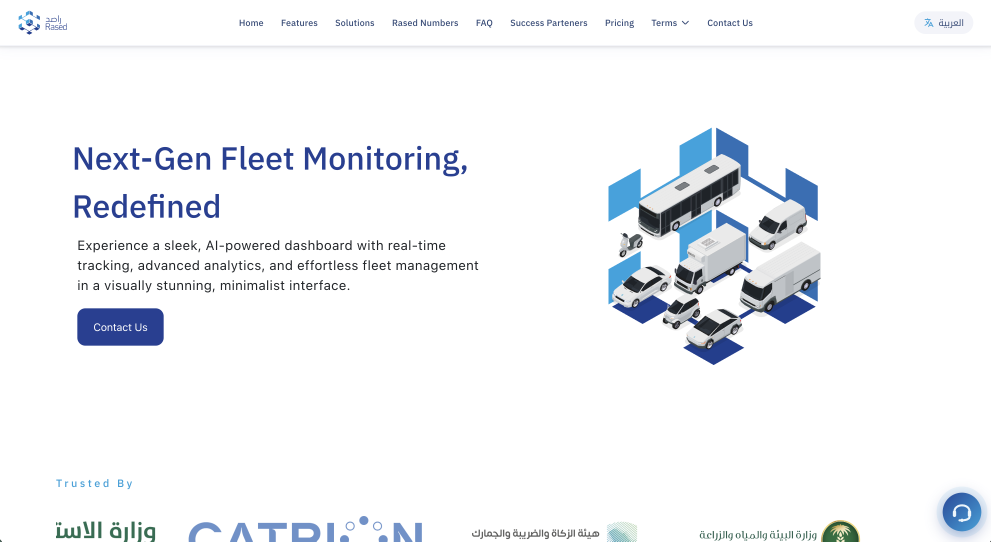
#> input picture _reference/rased-home-hero.png, 2972 x 1624 px, found by its file name (shown at 1/3 size)
$ python crop_assets.py
#> lines starting #> are read from the running program, lines starting #| are printed output that depends on the picture
"""Crop the hero illustration from the rased.sa hero screenshot (rased.sa HTML is an Angular SPA with no image URLs)."""
import sys
from PIL import Image
im = Image.open('_reference/rased-home-hero.png').convert('RGB')
#> im is the input picture: PIL image 2972x1624 RGB; mean R, G, B 242.4, 244.3, 247
s = im.size[0] / 2000
#> s = 1.49
im.crop((int(1215*s), int(250*s), int(1670*s), int(745*s))).save('assets/img/hero-fleet.png')
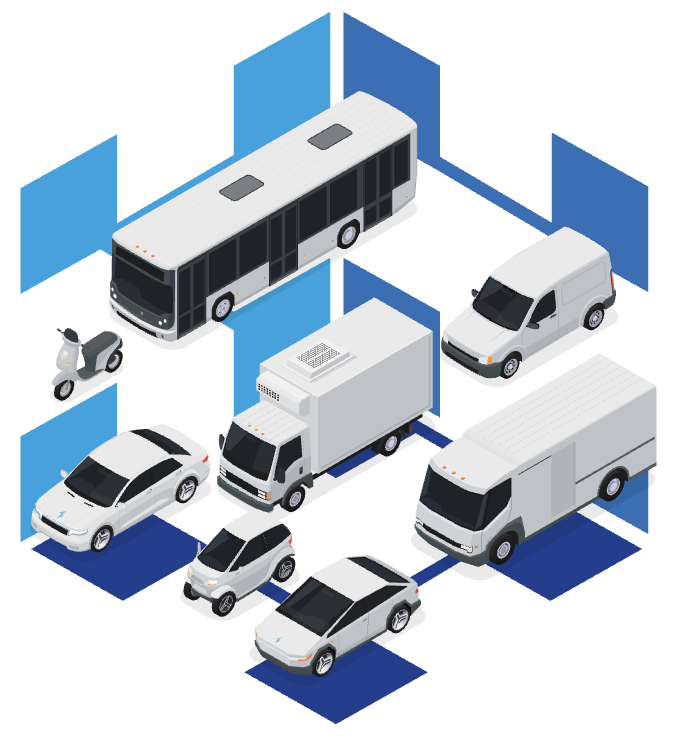
#> saved as hero-fleet.png: PIL image 676x736 RGB; mean R, G, B 193.9, 204.3, 215.6
if len(sys.argv) > 1:
    W = Image.new('RGB', (5*407, 888), 'white')
    for i in range(5):
        W.paste(Image.open(f'_reference/myfleet-{i+1}.png').convert('RGB').resize((399, 888)), (i*407, 0))
    W.save(sys.argv[1])

$ run again, with _reference/myfleet-4.png copied over _reference/rased-home-hero.png
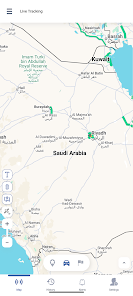
#> input picture _reference/myfleet-4.png, 133 x 296 px, found by its file name
#> im is the input picture: PIL image 133x296 RGB; mean R, G, B 238.5, 241.9, 239.3
#> `im.crop((int(1215*s), int(250*s), int(1670*s), int(745*s))).save('asse..`:
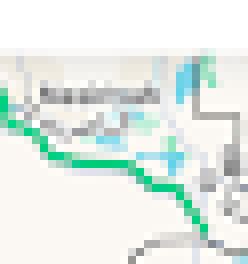
#> saved as hero-fleet.png: PIL image 31x33 RGB (shown 8 times larger); mean R, G, B 226.9, 236.1, 230.8
